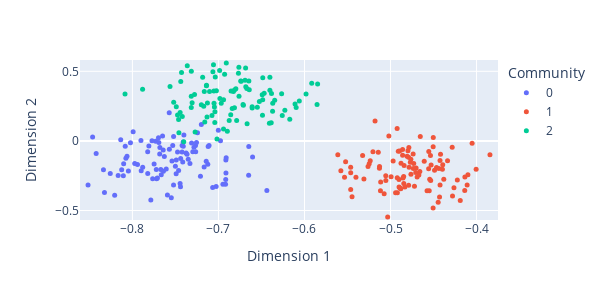

Write notebook code for a chart like this one.
### Code cell
title="3 Community SBM with n=300 nodes embedded with UASE into d=2 dimensions"
T=1

yadf = pd.DataFrame(ya[:, 0:2])
yadf.columns = ["Dimension {}".format(i + 1) for i in range(yadf.shape[1])]
yadf["Time"] = np.repeat([t for t in range(T)], n)
yadf["Community"] = list(tau) 
yadf["Community"] = yadf["Community"].astype(str)
pad_x = (max(ya[:, 0]) - min(ya[:, 0])) / 50
pad_y = (max(ya[:, 1]) - min(ya[:, 1])) / 50
fig = px.scatter(
    yadf,
    x="Dimension 1",
    y="Dimension 2",
    color="Community",
    animation_frame="Time",
    range_x=[min(ya[:, 0]) - pad_x, max(ya[:, 0]) + pad_x],
    range_y=[min(ya[:, 1]) - pad_y, max(ya[:, 1]) + pad_y])

# fig.update_layout(title=title, title_font_size=14)
fig.update_traces(marker=dict(size=5))  # Adjust the size as desired
fig.update_layout(
    width=600,  # Adjust width as desired
    height=300,  # Adjust height as desired
)

fig.write_image("3_Community_SBM_n300_UASE_d2.png")

fig.show()
